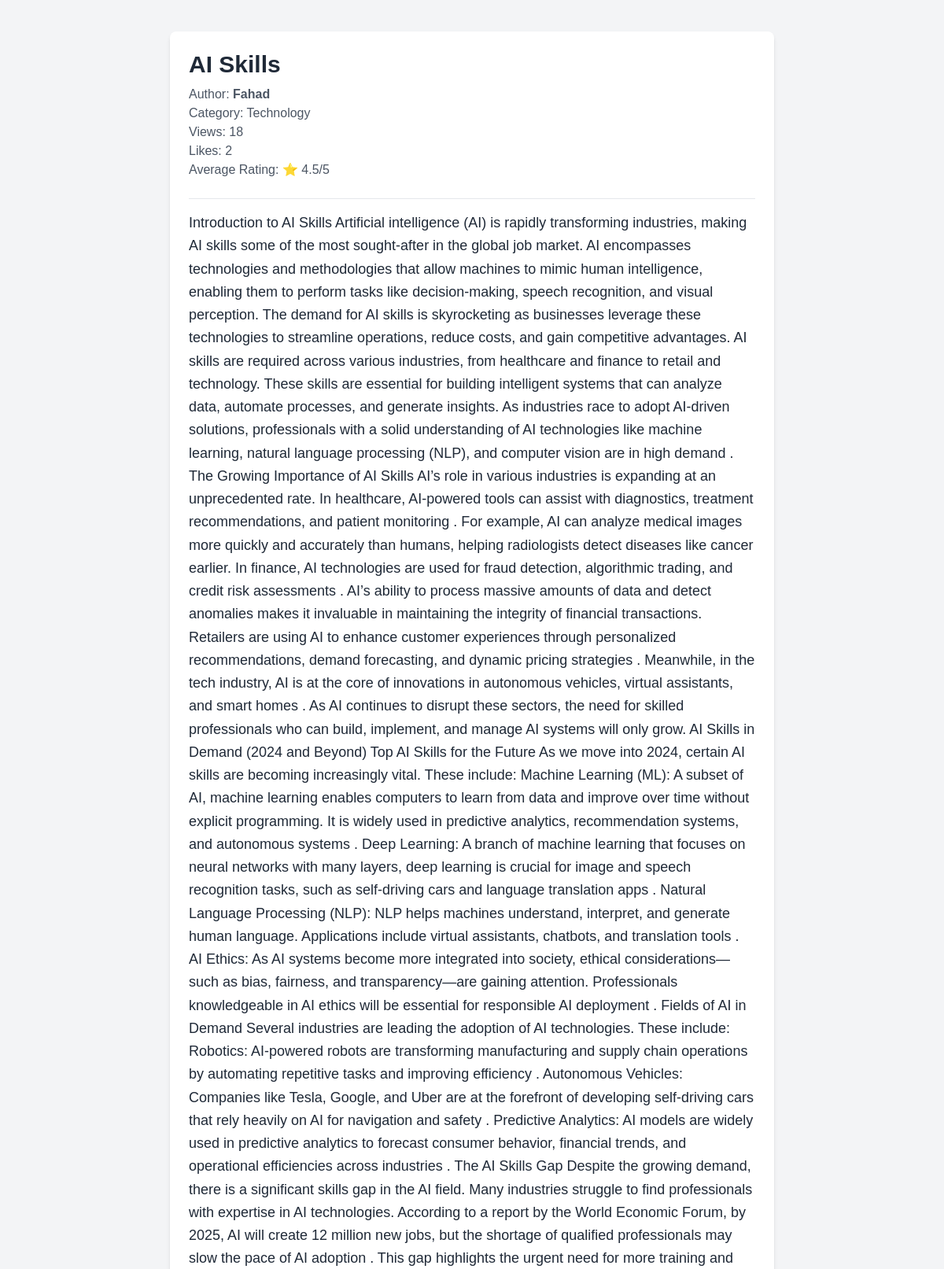
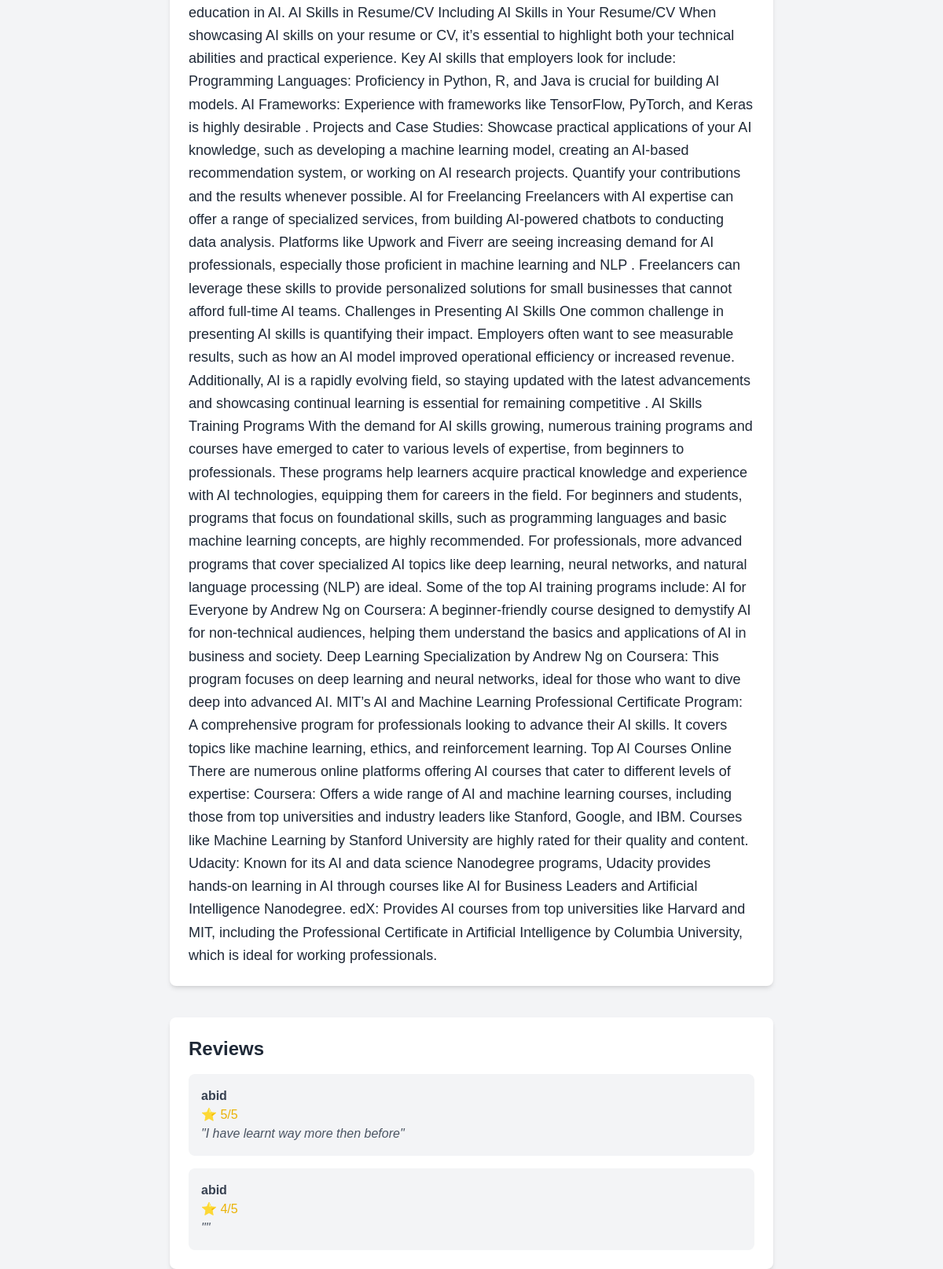
Page /blog/1/ on the committed database (2 pictures, top to bottom).
### blog/models.py (models this page shows, shortened)
class BlogPost(models.Model):
    title = models.CharField(max_length=200)
    content = models.TextField()
    author = models.ForeignKey('User', on_delete=models.CASCADE, related_name='blog_posts')  # ✅ Fixed User reference
    category = models.ForeignKey(Category, on_delete=models.SET_NULL, null=True)
    created_at = models.DateTimeField(auto_now_add=True)
    updated_at = models.DateTimeField(auto_now=True)
    views = models.PositiveIntegerField(default=0)

class User(AbstractUser):
    is_reader = models.BooleanField(default=False)
    is_publisher = models.BooleanField(default=False)
    objects = CustomUserManager()  # ✅ Explicitly setting the manager

class Category(models.Model):
    name = models.CharField(max_length=100)

class Review(models.Model):
    user = models.ForeignKey('User', on_delete=models.CASCADE, related_name='reviews')  # ✅ Fixed User reference
    blog_post = models.ForeignKey(BlogPost, on_delete=models.CASCADE, related_name='reviews')
    rating = models.PositiveIntegerField(default=5)
    comment = models.TextField(blank=True, null=True)
    created_at = models.DateTimeField(auto_now_add=True)

### blog/views.py (the view)
# urls.py: path('blog/<int:pk>/', views.blog_detail, name='blog_detail'),
def blog_detail(request, pk):
    blog = get_object_or_404(BlogPost, pk=pk)
    blog.views += 1  # Increment views
    blog.save()
    avg_rating = blog.reviews.aggregate(Avg('rating'))['rating__avg'] or 0
    user_liked = False
    if request.user.is_authenticated:
        user_liked = Like.objects.filter(user=request.user, blog_post=blog).exists()
    return render(request, 'blog/blog_detail.html', {
        'blog': blog,
        'avg_rating': round(avg_rating, 2),
        'user_liked': user_liked,
    })

### blog/templates/blog/blog_detail.html (shortened to what this page needs)
{% load static %}
<!DOCTYPE html>
<html lang="en">
<head>
    <script src="https://cdn.tailwindcss.com"></script>
    <link rel="stylesheet" href="{% static 'blog/styles.css' %}">
</head>
<body class="bg-gray-100 text-gray-900">
    <div class="max-w-3xl mx-auto mt-10 bg-white p-6 rounded-lg shadow-md">
        <h1 class="text-3xl font-bold text-gray-800">{{ blog.title }}</h1>
        <p class="text-gray-600 mt-2">Author: <span class="font-semibold">{{ blog.author.username }}</span></p>
        <p class="text-gray-600">Category: {{ blog.category.name }}</p>
        <p class="text-gray-600">Views: {{ blog.views }}</p>
        <p class="text-gray-600">Likes: {{ blog.likes.count }}</p>
        <p class="text-gray-600">Average Rating: ⭐ {{ avg_rating }}/5</p>
        <div class="mt-6 border-t pt-4 text-lg text-gray-800 leading-relaxed">
            {{ blog.content }}
        </div>
    </div>
    <div class="max-w-3xl mx-auto mt-10 bg-white p-6 rounded-lg shadow-md">
        <h2 class="text-2xl font-semibold text-gray-800">Reviews</h2>
        <ul class="mt-4 space-y-4">
            {% for review in blog.reviews.all %}
                <li class="bg-gray-100 p-4 rounded-lg">
                    <p class="text-gray-700 font-semibold">{{ review.user.username }}</p>
                    <p class="text-yellow-500">⭐ {{ review.rating }}/5</p>
                    <p class="text-gray-600 italic">"{{ review.comment }}"</p>
                </li>
            {% empty %}
                <p class="text-gray-500">No reviews yet.</p>
            {% endfor %}
        </ul>
    </div>
</body>
</html>

### blog/static/blog/styles.css (style rules this page uses)
body { font-family: Arial, sans-serif; margin: 0; padding: 0; background-color: #f4f4f9; color: #333; line-height: 1.6; }

### rows in the picture
BlogPost: title "AI Skills", author.username "Fahad", category.name "Technology", views "18", likes.count "2", content "Introduction to AI Skills Artificial intelligence (AI) is rapidly transforming industries, making AI skills some of the most sought-after in the global job market. AI encompasses technologies and methodologies that allow machines to mimic human intelligence, enabling them to perform tasks like decision-making, speech recognition, and visual perception. The demand for AI skills is skyrocketing as businesses leverage these technologies to streamline operations, reduce costs, and gain competitive advantages. AI skills are required across various industries, from healthcare and finance to retail and technology. These skills are essential for building intelligent systems that can analyze data,…"
Review: user.username "abid", rating "5", comment "I have learnt way more then before"
Review: user.username "abid", rating "4"

### other values in the picture
{{ avg_rating }} "4.5"
